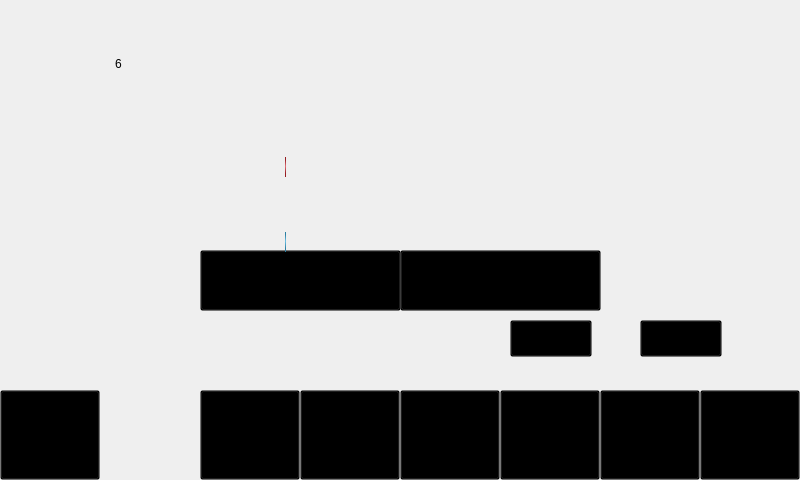
<?xml version="1.0" encoding="UTF-8"?>
<ui version="4.0">
 <class>custom</class>
 <widget class="QWidget" name="custom">
  <property name="geometry">
   <rect>
    <x>0</x>
    <y>0</y>
    <width>800</width>
    <height>480</height>
   </rect>
  </property>
  <property name="windowTitle">
   <string>window_custom</string>
  </property>
  <property name="styleSheet">
   <string notr="true"/>
  </property>
  <widget class="QLabel" name="label_bac_cutom">
   <property name="geometry">
    <rect>
     <x>0</x>
     <y>0</y>
     <width>800</width>
     <height>390</height>
    </rect>
   </property>
   <property name="styleSheet">
    <string notr="true">border-image: url(:/custom/Ui/background/bg_custom.jpg);</string>
   </property>
   <property name="text">
    <string/>
   </property>
  </widget>
  <widget class="QSlider" name="slider_temp">
   <property name="geometry">
    <rect>
     <x>260</x>
     <y>140</y>
     <width>411</width>
     <height>54</height>
    </rect>
   </property>
   <property name="styleSheet">
    <string notr="true">QSlider::handle:horizontal 
{
	border-image: url(:/custom/Ui/slider/handle_red.png);;
	width: 42px;
	height:40px;
	margin: -12px  0px -12px 0px; 
}
QSlider::groove:horizontal {
	border: 0px solid;
	height:	19.5px;
	width: 360px;
	border-radius:8.5px; 
	
	
}
QSlider::sub-page:horizontal{
	background: #DF6F77;
	border-radius: 8.5px; 
	background: qlineargradient(spread:pad, x1:0, y1:1, x2:0, y2:0, stop:0.1875 #971E23, stop:0.539773 #DF6F77, stop:0.863636 #971E23);
	
}
</string>
   </property>
   <property name="orientation">
    <enum>Qt::Horizontal</enum>
   </property>
  </widget>
  <widget class="QLabel" name="label_temp">
   <property name="geometry">
    <rect>
     <x>290</x>
     <y>108</y>
     <width>31</width>
     <height>41</height>
    </rect>
   </property>
   <property name="styleSheet">
    <string notr="true">
font: 75 20pt &quot;Arial&quot;;
font: 75 20pt &quot;微软雅黑&quot;;</string>
   </property>
   <property name="text">
    <string/>
   </property>
  </widget>
  <widget class="QSlider" name="slider_amount">
   <property name="geometry">
    <rect>
     <x>260</x>
     <y>215</y>
     <width>411</width>
     <height>54</height>
    </rect>
   </property>
   <property name="styleSheet">
    <string notr="true">QSlider::handle:horizontal 
{
	border-image: url(:/custom/Ui/slider/handle_blue.png);;
	width: 42px;
	height:40px;
	margin: -12px  0px -12px 0px; 
}
QSlider::groove:horizontal {
	border: 0px solid;
	height:	19.5px;
	width: 360px;
	border-radius:8.5px; 
	
	
}
QSlider::sub-page:horizontal{
	background: #DF6F77;
	border-radius: 8.5px; 
	background: qlineargradient(spread:pad, x1:0, y1:1, x2:0, y2:0, stop:0.1875 #2D7FA1, stop:0.539773 #6DC0E4, stop:0.863636 #2D7FA1);
	
}
</string>
   </property>
   <property name="orientation">
    <enum>Qt::Horizontal</enum>
   </property>
  </widget>
  <widget class="QLabel" name="label_amount">
   <property name="geometry">
    <rect>
     <x>270</x>
     <y>185</y>
     <width>71</width>
     <height>41</height>
    </rect>
   </property>
   <property name="styleSheet">
    <string notr="true">font: 75 20pt &quot;微软雅黑&quot;;</string>
   </property>
   <property name="text">
    <string/>
   </property>
  </widget>
  <widget class="QPushButton" name="btn_return">
   <property name="geometry">
    <rect>
     <x>0</x>
     <y>390</y>
     <width>100</width>
     <height>90</height>
    </rect>
   </property>
   <property name="styleSheet">
    <string notr="true">background-color:transparent</string>
   </property>
   <property name="text">
    <string/>
   </property>
  </widget>
  <widget class="QPushButton" name="btn_1">
   <property name="geometry">
    <rect>
     <x>200</x>
     <y>390</y>
     <width>100</width>
     <height>90</height>
    </rect>
   </property>
   <property name="styleSheet">
    <string notr="true">background-color:transparent</string>
   </property>
   <property name="text">
    <string/>
   </property>
  </widget>
  <widget class="QPushButton" name="btn_2">
   <property name="geometry">
    <rect>
     <x>300</x>
     <y>390</y>
     <width>100</width>
     <height>90</height>
    </rect>
   </property>
   <property name="styleSheet">
    <string notr="true">background-color:transparent</string>
   </property>
   <property name="text">
    <string/>
   </property>
  </widget>
  <widget class="QPushButton" name="btn_3">
   <property name="geometry">
    <rect>
     <x>400</x>
     <y>390</y>
     <width>100</width>
     <height>90</height>
    </rect>
   </property>
   <property name="styleSheet">
    <string notr="true">background-color:transparent</string>
   </property>
   <property name="text">
    <string/>
   </property>
  </widget>
  <widget class="QPushButton" name="btn_4">
   <property name="geometry">
    <rect>
     <x>500</x>
     <y>390</y>
     <width>100</width>
     <height>90</height>
    </rect>
   </property>
   <property name="styleSheet">
    <string notr="true">background-color:transparent</string>
   </property>
   <property name="text">
    <string/>
   </property>
  </widget>
  <widget class="QPushButton" name="btn_5">
   <property name="geometry">
    <rect>
     <x>600</x>
     <y>390</y>
     <width>100</width>
     <height>90</height>
    </rect>
   </property>
   <property name="styleSheet">
    <string notr="true">background-color:transparent</string>
   </property>
   <property name="text">
    <string/>
   </property>
  </widget>
  <widget class="QPushButton" name="btn_6">
   <property name="geometry">
    <rect>
     <x>700</x>
     <y>390</y>
     <width>100</width>
     <height>90</height>
    </rect>
   </property>
   <property name="styleSheet">
    <string notr="true">background-color:transparent</string>
   </property>
   <property name="text">
    <string/>
   </property>
  </widget>
  <widget class="QLabel" name="label_return">
   <property name="geometry">
    <rect>
     <x>0</x>
     <y>390</y>
     <width>100</width>
     <height>90</height>
    </rect>
   </property>
   <property name="styleSheet">
    <string notr="true">border-image: url(:/custom/Ui/custom/btn_bac.jpg);</string>
   </property>
   <property name="text">
    <string/>
   </property>
  </widget>
  <widget class="QLabel" name="label_0">
   <property name="geometry">
    <rect>
     <x>100</x>
     <y>390</y>
     <width>100</width>
     <height>90</height>
    </rect>
   </property>
   <property name="styleSheet">
    <string notr="true">border-image: url(:/custom/Ui/custom/btn_bac.jpg);</string>
   </property>
   <property name="text">
    <string/>
   </property>
  </widget>
  <widget class="QLabel" name="label_1">
   <property name="geometry">
    <rect>
     <x>200</x>
     <y>390</y>
     <width>100</width>
     <height>90</height>
    </rect>
   </property>
   <property name="styleSheet">
    <string notr="true">border-image: url(:/custom/Ui/custom/btn_bac.jpg);</string>
   </property>
   <property name="text">
    <string/>
   </property>
  </widget>
  <widget class="QLabel" name="label_2">
   <property name="geometry">
    <rect>
     <x>300</x>
     <y>390</y>
     <width>100</width>
     <height>90</height>
    </rect>
   </property>
   <property name="styleSheet">
    <string notr="true">border-image: url(:/custom/Ui/custom/btn_bac.jpg);</string>
   </property>
   <property name="text">
    <string/>
   </property>
  </widget>
  <widget class="QLabel" name="label_3">
   <property name="geometry">
    <rect>
     <x>400</x>
     <y>390</y>
     <width>100</width>
     <height>90</height>
    </rect>
   </property>
   <property name="styleSheet">
    <string notr="true">border-image: url(:/custom/Ui/custom/btn_bac.jpg);</string>
   </property>
   <property name="text">
    <string/>
   </property>
  </widget>
  <widget class="QLabel" name="label_4">
   <property name="geometry">
    <rect>
     <x>500</x>
     <y>390</y>
     <width>100</width>
     <height>90</height>
    </rect>
   </property>
   <property name="styleSheet">
    <string notr="true">border-image: url(:/custom/Ui/custom/btn_bac.jpg);</string>
   </property>
   <property name="text">
    <string/>
   </property>
  </widget>
  <widget class="QLabel" name="label_5">
   <property name="geometry">
    <rect>
     <x>600</x>
     <y>390</y>
     <width>100</width>
     <height>90</height>
    </rect>
   </property>
   <property name="styleSheet">
    <string notr="true">border-image: url(:/custom/Ui/custom/btn_bac.jpg);</string>
   </property>
   <property name="text">
    <string/>
   </property>
  </widget>
  <widget class="QLabel" name="label_6">
   <property name="geometry">
    <rect>
     <x>700</x>
     <y>390</y>
     <width>100</width>
     <height>90</height>
    </rect>
   </property>
   <property name="styleSheet">
    <string notr="true">border-image: url(:/custom/Ui/custom/btn_bac.jpg);</string>
   </property>
   <property name="text">
    <string/>
   </property>
  </widget>
  <widget class="QPushButton" name="btn_reset">
   <property name="geometry">
    <rect>
     <x>510</x>
     <y>320</y>
     <width>82</width>
     <height>37</height>
    </rect>
   </property>
   <property name="styleSheet">
    <string notr="true">background-color:transparent</string>
   </property>
   <property name="text">
    <string/>
   </property>
  </widget>
  <widget class="QPushButton" name="btn_ok">
   <property name="geometry">
    <rect>
     <x>640</x>
     <y>320</y>
     <width>82</width>
     <height>37</height>
    </rect>
   </property>
   <property name="styleSheet">
    <string notr="true">background-color:transparent</string>
   </property>
   <property name="text">
    <string/>
   </property>
  </widget>
  <widget class="QLabel" name="label_reset">
   <property name="geometry">
    <rect>
     <x>510</x>
     <y>320</y>
     <width>82</width>
     <height>37</height>
    </rect>
   </property>
   <property name="styleSheet">
    <string notr="true">border-image: url(:/custom/Ui/custom/btn_reset.png);</string>
   </property>
   <property name="text">
    <string/>
   </property>
  </widget>
  <widget class="QLabel" name="label_ok">
   <property name="geometry">
    <rect>
     <x>640</x>
     <y>320</y>
     <width>82</width>
     <height>37</height>
    </rect>
   </property>
   <property name="styleSheet">
    <string notr="true">border-image: url(:/custom/Ui/custom/btn_ ok.png);</string>
   </property>
   <property name="text">
    <string/>
   </property>
  </widget>
  <widget class="QLabel" name="label_home">
   <property name="geometry">
    <rect>
     <x>29</x>
     <y>415</y>
     <width>42</width>
     <height>39</height>
    </rect>
   </property>
   <property name="styleSheet">
    <string notr="true">border-image: url(:/custom/Ui/custom/btn_return.png);</string>
   </property>
   <property name="text">
    <string/>
   </property>
  </widget>
  <widget class="QLabel" name="label_symbol">
   <property name="geometry">
    <rect>
     <x>110</x>
     <y>408</y>
     <width>81</width>
     <height>54</height>
    </rect>
   </property>
   <property name="styleSheet">
    <string notr="true">border-image: url(:/custom/Ui/custom/symbol.png);</string>
   </property>
   <property name="text">
    <string/>
   </property>
  </widget>
  <widget class="QLabel" name="label_plus">
   <property name="geometry">
    <rect>
     <x>236</x>
     <y>421</y>
     <width>28</width>
     <height>28</height>
    </rect>
   </property>
   <property name="styleSheet">
    <string notr="true">border-image: url(:/custom/Ui/custom/plus.png);</string>
   </property>
   <property name="text">
    <string/>
   </property>
  </widget>
  <widget class="QLabel" name="label_1_temp">
   <property name="geometry">
    <rect>
     <x>207</x>
     <y>400</y>
     <width>31</width>
     <height>51</height>
    </rect>
   </property>
   <property name="styleSheet">
    <string notr="true">color: rgb(255, 255, 255);
font: 15pt &quot;方正准圆简体&quot;;
</string>
   </property>
   <property name="text">
    <string/>
   </property>
  </widget>
  <widget class="QLabel" name="label_splash">
   <property name="geometry">
    <rect>
     <x>232</x>
     <y>415</y>
     <width>17</width>
     <height>37</height>
    </rect>
   </property>
   <property name="styleSheet">
    <string notr="true">border-image: url(:/custom/Ui/custom/slash.png);</string>
   </property>
   <property name="text">
    <string/>
   </property>
  </widget>
  <widget class="QLabel" name="label_1_amount">
   <property name="geometry">
    <rect>
     <x>250</x>
     <y>410</y>
     <width>41</width>
     <height>51</height>
    </rect>
   </property>
   <property name="styleSheet">
    <string notr="true">color: rgb(255, 255, 255);
font: 15pt &quot;方正准圆简体&quot;;</string>
   </property>
   <property name="text">
    <string/>
   </property>
  </widget>
  <widget class="QLabel" name="label_2_temp">
   <property name="geometry">
    <rect>
     <x>307</x>
     <y>400</y>
     <width>31</width>
     <height>51</height>
    </rect>
   </property>
   <property name="styleSheet">
    <string notr="true">color: rgb(255, 255, 255);
font: 15pt &quot;方正准圆简体&quot;;
font: 75 15pt &quot;微软雅黑&quot;;</string>
   </property>
   <property name="text">
    <string/>
   </property>
  </widget>
  <widget class="QLabel" name="label_2_amount">
   <property name="geometry">
    <rect>
     <x>350</x>
     <y>410</y>
     <width>41</width>
     <height>51</height>
    </rect>
   </property>
   <property name="styleSheet">
    <string notr="true">color: rgb(255, 255, 255);
font: 15pt &quot;方正准圆简体&quot;;</string>
   </property>
   <property name="text">
    <string/>
   </property>
  </widget>
  <widget class="QLabel" name="label_num">
   <property name="geometry">
    <rect>
     <x>115</x>
     <y>43</y>
     <width>21</width>
     <height>41</height>
    </rect>
   </property>
   <property name="styleSheet">
    <string notr="true">font: 22pt &quot;方正准圆简体&quot;;</string>
   </property>
   <property name="text">
    <string>6</string>
   </property>
  </widget>
  <widget class="QLabel" name="label_plus_2">
   <property name="geometry">
    <rect>
     <x>336</x>
     <y>421</y>
     <width>28</width>
     <height>28</height>
    </rect>
   </property>
   <property name="styleSheet">
    <string notr="true">border-image: url(:/custom/Ui/custom/plus.png);</string>
   </property>
   <property name="text">
    <string/>
   </property>
  </widget>
  <widget class="QLabel" name="label_splash_2">
   <property name="geometry">
    <rect>
     <x>332</x>
     <y>415</y>
     <width>17</width>
     <height>37</height>
    </rect>
   </property>
   <property name="styleSheet">
    <string notr="true">border-image: url(:/custom/Ui/custom/slash.png);</string>
   </property>
   <property name="text">
    <string/>
   </property>
  </widget>
  <widget class="QLabel" name="label_3_temp">
   <property name="geometry">
    <rect>
     <x>407</x>
     <y>400</y>
     <width>31</width>
     <height>51</height>
    </rect>
   </property>
   <property name="styleSheet">
    <string notr="true">color: rgb(255, 255, 255);
font: 15pt &quot;方正准圆简体&quot;;
font: 75 15pt &quot;微软雅黑&quot;;</string>
   </property>
   <property name="text">
    <string/>
   </property>
  </widget>
  <widget class="QLabel" name="label_3_amount">
   <property name="geometry">
    <rect>
     <x>450</x>
     <y>410</y>
     <width>41</width>
     <height>51</height>
    </rect>
   </property>
   <property name="styleSheet">
    <string notr="true">color: rgb(255, 255, 255);
font: 15pt &quot;方正准圆简体&quot;;</string>
   </property>
   <property name="text">
    <string/>
   </property>
  </widget>
  <widget class="QLabel" name="label_splash_3">
   <property name="geometry">
    <rect>
     <x>432</x>
     <y>415</y>
     <width>17</width>
     <height>37</height>
    </rect>
   </property>
   <property name="styleSheet">
    <string notr="true">border-image: url(:/custom/Ui/custom/slash.png);</string>
   </property>
   <property name="text">
    <string/>
   </property>
  </widget>
  <widget class="QLabel" name="label_plus_3">
   <property name="geometry">
    <rect>
     <x>436</x>
     <y>421</y>
     <width>28</width>
     <height>28</height>
    </rect>
   </property>
   <property name="styleSheet">
    <string notr="true">border-image: url(:/custom/Ui/custom/plus.png);</string>
   </property>
   <property name="text">
    <string/>
   </property>
  </widget>
  <widget class="QLabel" name="label_4_amount">
   <property name="geometry">
    <rect>
     <x>550</x>
     <y>410</y>
     <width>41</width>
     <height>51</height>
    </rect>
   </property>
   <property name="styleSheet">
    <string notr="true">color: rgb(255, 255, 255);
font: 15pt &quot;方正准圆简体&quot;;</string>
   </property>
   <property name="text">
    <string/>
   </property>
  </widget>
  <widget class="QLabel" name="label_4_temp">
   <property name="geometry">
    <rect>
     <x>507</x>
     <y>400</y>
     <width>31</width>
     <height>51</height>
    </rect>
   </property>
   <property name="styleSheet">
    <string notr="true">color: rgb(255, 255, 255);
font: 15pt &quot;方正准圆简体&quot;;
font: 75 15pt &quot;微软雅黑&quot;;</string>
   </property>
   <property name="text">
    <string/>
   </property>
  </widget>
  <widget class="QLabel" name="label_plus_4">
   <property name="geometry">
    <rect>
     <x>536</x>
     <y>421</y>
     <width>28</width>
     <height>28</height>
    </rect>
   </property>
   <property name="styleSheet">
    <string notr="true">border-image: url(:/custom/Ui/custom/plus.png);</string>
   </property>
   <property name="text">
    <string/>
   </property>
  </widget>
  <widget class="QLabel" name="label_splash_4">
   <property name="geometry">
    <rect>
     <x>532</x>
     <y>415</y>
     <width>17</width>
     <height>37</height>
    </rect>
   </property>
   <property name="styleSheet">
    <string notr="true">border-image: url(:/custom/Ui/custom/slash.png);</string>
   </property>
   <property name="text">
    <string/>
   </property>
  </widget>
  <widget class="QLabel" name="label_5_amount">
   <property name="geometry">
    <rect>
     <x>650</x>
     <y>410</y>
     <width>41</width>
     <height>51</height>
    </rect>
   </property>
   <property name="styleSheet">
    <string notr="true">color: rgb(255, 255, 255);
font: 15pt &quot;方正准圆简体&quot;;</string>
   </property>
   <property name="text">
    <string/>
   </property>
  </widget>
  <widget class="QLabel" name="label_5_temp">
   <property name="geometry">
    <rect>
     <x>607</x>
     <y>400</y>
     <width>31</width>
     <height>51</height>
    </rect>
   </property>
   <property name="styleSheet">
    <string notr="true">color: rgb(255, 255, 255);
font: 15pt &quot;方正准圆简体&quot;;
font: 75 15pt &quot;微软雅黑&quot;;</string>
   </property>
   <property name="text">
    <string/>
   </property>
  </widget>
  <widget class="QLabel" name="label_splash_5">
   <property name="geometry">
    <rect>
     <x>632</x>
     <y>415</y>
     <width>17</width>
     <height>37</height>
    </rect>
   </property>
   <property name="styleSheet">
    <string notr="true">border-image: url(:/custom/Ui/custom/slash.png);</string>
   </property>
   <property name="text">
    <string/>
   </property>
  </widget>
  <widget class="QLabel" name="label_plus_5">
   <property name="geometry">
    <rect>
     <x>636</x>
     <y>421</y>
     <width>28</width>
     <height>28</height>
    </rect>
   </property>
   <property name="styleSheet">
    <string notr="true">border-image: url(:/custom/Ui/custom/plus.png);</string>
   </property>
   <property name="text">
    <string/>
   </property>
  </widget>
  <widget class="QLabel" name="label_6_amount">
   <property name="geometry">
    <rect>
     <x>750</x>
     <y>410</y>
     <width>41</width>
     <height>51</height>
    </rect>
   </property>
   <property name="styleSheet">
    <string notr="true">color: rgb(255, 255, 255);
font: 15pt &quot;方正准圆简体&quot;;</string>
   </property>
   <property name="text">
    <string/>
   </property>
  </widget>
  <widget class="QLabel" name="label_6_temp">
   <property name="geometry">
    <rect>
     <x>707</x>
     <y>400</y>
     <width>31</width>
     <height>51</height>
    </rect>
   </property>
   <property name="styleSheet">
    <string notr="true">color: rgb(255, 255, 255);
font: 15pt &quot;方正准圆简体&quot;;
font: 75 15pt &quot;微软雅黑&quot;;</string>
   </property>
   <property name="text">
    <string/>
   </property>
  </widget>
  <widget class="QLabel" name="label_splash_6">
   <property name="geometry">
    <rect>
     <x>732</x>
     <y>415</y>
     <width>17</width>
     <height>37</height>
    </rect>
   </property>
   <property name="styleSheet">
    <string notr="true">border-image: url(:/custom/Ui/custom/slash.png);</string>
   </property>
   <property name="text">
    <string/>
   </property>
  </widget>
  <widget class="QLabel" name="label_plus_6">
   <property name="geometry">
    <rect>
     <x>736</x>
     <y>421</y>
     <width>28</width>
     <height>28</height>
    </rect>
   </property>
   <property name="styleSheet">
    <string notr="true">border-image: url(:/custom/Ui/custom/plus.png);</string>
   </property>
   <property name="text">
    <string/>
   </property>
  </widget>
  <widget class="QLabel" name="label_delet">
   <property name="geometry">
    <rect>
     <x>199</x>
     <y>87</y>
     <width>402</width>
     <height>216</height>
    </rect>
   </property>
   <property name="styleSheet">
    <string notr="true">border-image: url(:/custom/Ui/custom/delet.png);</string>
   </property>
   <property name="text">
    <string/>
   </property>
  </widget>
  <widget class="QPushButton" name="btn_del_no">
   <property name="geometry">
    <rect>
     <x>200</x>
     <y>250</y>
     <width>201</width>
     <height>61</height>
    </rect>
   </property>
   <property name="styleSheet">
    <string notr="true">background-color:transparent</string>
   </property>
   <property name="text">
    <string/>
   </property>
  </widget>
  <widget class="QPushButton" name="btn_del_yes">
   <property name="geometry">
    <rect>
     <x>400</x>
     <y>250</y>
     <width>201</width>
     <height>61</height>
    </rect>
   </property>
   <property name="styleSheet">
    <string notr="true">background-color:transparent</string>
   </property>
   <property name="text">
    <string/>
   </property>
  </widget>
  <widget class="QLabel" name="label_del_num">
   <property name="geometry">
    <rect>
     <x>522</x>
     <y>172</y>
     <width>21</width>
     <height>41</height>
    </rect>
   </property>
   <property name="styleSheet">
    <string notr="true">font: 22pt &quot;方正准圆简体&quot;;</string>
   </property>
   <property name="text">
    <string/>
   </property>
  </widget>
  <zorder>label_delet</zorder>
  <zorder>btn_del_yes</zorder>
  <zorder>btn_del_no</zorder>
  <zorder>label_plus_6</zorder>
  <zorder>label_splash_6</zorder>
  <zorder>label_plus_5</zorder>
  <zorder>label_splash_5</zorder>
  <zorder>label_splash_4</zorder>
  <zorder>label_plus_4</zorder>
  <zorder>label_plus_3</zorder>
  <zorder>label_splash_3</zorder>
  <zorder>label_splash_2</zorder>
  <zorder>label_plus_2</zorder>
  <zorder>label_splash</zorder>
  <zorder>label_bac_cutom</zorder>
  <zorder>slider_temp</zorder>
  <zorder>label_temp</zorder>
  <zorder>slider_amount</zorder>
  <zorder>label_amount</zorder>
  <zorder>label_return</zorder>
  <zorder>label_0</zorder>
  <zorder>label_1</zorder>
  <zorder>label_2</zorder>
  <zorder>label_3</zorder>
  <zorder>label_4</zorder>
  <zorder>label_5</zorder>
  <zorder>label_6</zorder>
  <zorder>label_reset</zorder>
  <zorder>label_ok</zorder>
  <zorder>btn_reset</zorder>
  <zorder>btn_ok</zorder>
  <zorder>label_home</zorder>
  <zorder>label_symbol</zorder>
  <zorder>btn_return</zorder>
  <zorder>label_1_temp</zorder>
  <zorder>label_1_amount</zorder>
  <zorder>label_plus</zorder>
  <zorder>label_2_temp</zorder>
  <zorder>label_2_amount</zorder>
  <zorder>label_num</zorder>
  <zorder>btn_1</zorder>
  <zorder>btn_2</zorder>
  <zorder>label_3_temp</zorder>
  <zorder>label_3_amount</zorder>
  <zorder>btn_3</zorder>
  <zorder>label_4_amount</zorder>
  <zorder>label_4_temp</zorder>
  <zorder>btn_4</zorder>
  <zorder>label_5_amount</zorder>
  <zorder>label_5_temp</zorder>
  <zorder>btn_5</zorder>
  <zorder>label_6_amount</zorder>
  <zorder>label_6_temp</zorder>
  <zorder>btn_6</zorder>
  <zorder>label_del_num</zorder>
 </widget>
 <resources>
  <include location="picture.qrc"/>
 </resources>
 <connections/>
</ui>
